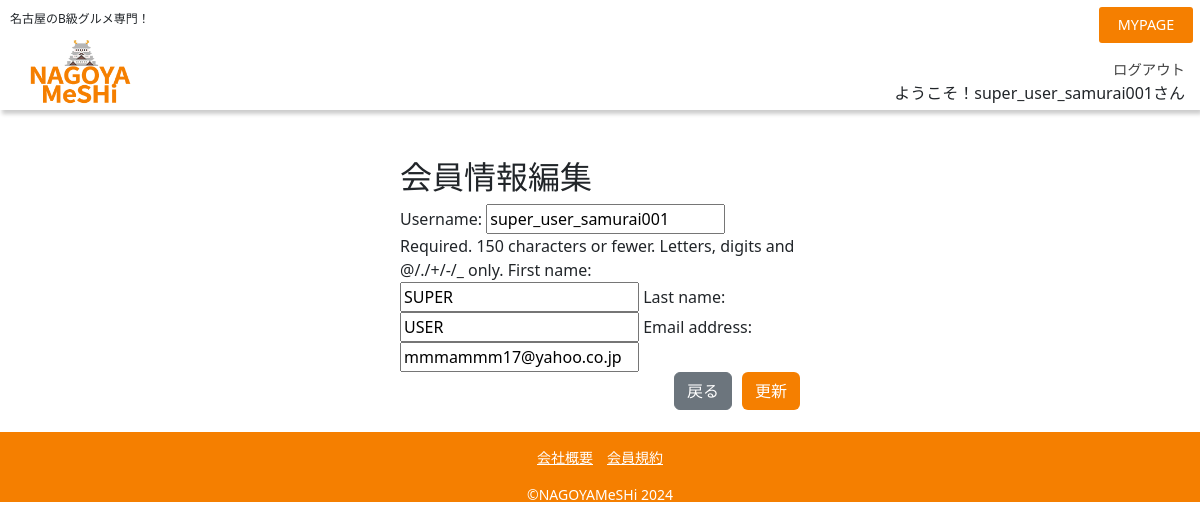
Page /general/user_update/16/ (signed in) on the committed database.
### commondb/models/user.py (models this page shows, shortened)
class User(AbstractUser):
    is_paid_member = models.BooleanField(verbose_name='有料会員', default=False)
    is_manage_member = models.BooleanField(verbose_name='管理者', default=False)
    class Meta:
        verbose_name = 'ユーザー'
        verbose_name_plural = 'ユーザー一覧'

### general/views/user_update_view.py (the view)
# urls.py: path('general/user_update/<int:pk>/', UserUpdateView.as_view(), name="user_update"),
class UserUpdateView(LoginRequiredMixin, UpdateView):
    model = User
    fields = ['username', 'first_name', 'last_name', 'email', ]
    template_name = 'general/user_update.html'

### templates/general/user_update.html (shortened to what this page needs)
{% extends "base.html" %}
{% load bootstrap %}
{% block head %}<link href="https://cdn.jsdelivr.net/npm/bootstrap@5.3.0-alpha3/dist/css/bootstrap.min.css" rel="stylesheet">
{% endblock %}
{% block content %}
<div class="form_container mt-5">
    <h2>会員情報編集</h2>
    <form method="post">
      {{ form|bootstrap }}
      <br>
      <button type="submit" class="btn" style="background-color: #F57F00; color: #FFFFFF; margin-left: 10px;">更新</button>
      <button type="button" class="btn btn-secondary btn-block" onClick="javascript:history.go(-1);">戻る</button>
    </form>
  </div>
{% endblock %}

### templates/base.html (shortened to what this page needs)
{% load static %}
<!DOCTYPE html>
<html lang="ja">
<head>
    <link rel="stylesheet" href="/static/css/stylesheet.css">
    <link rel="stylesheet" href="https://unpkg.com/ress/dist/ress.min.css">
    <link rel="stylesheet" type="text/css" href="https://cdn.jsdelivr.net/npm/slick-carousel@1.8.1/slick/slick.css"/>
    <link rel="stylesheet" type="text/css" href="https://cdn.jsdelivr.net/npm/slick-carousel@1.8.1/slick/slick-theme.css"/>
    {% block head %}{% endblock %}
</head>
<body>
    <header>
        <div class="logo-container">
            <p>名古屋のB級グルメ専門！</p>
            <h1><a href="{% url 'top' %}"><img src="/static/general/images/logo.png" alt="ロゴ"></a></h1>
        </div>
        {% if request.user.is_authenticated %}
        <nav>
            <a class="header_btn" href="{% url 'mypage' pk=user.id %}">MYPAGE</a>
            <a class="logout_link" href="{% url 'logout' %}">ログアウト</a>
            <p>
                ようこそ！{{user.get_username}}さん
            </p>
        </nav>
        {% endif%}
    </header>
    {% block content %}{% endblock %}
    <footer>
        <nav>
            <p><a href="{% url 'company' pk=1 %}" >会社概要</a><a href="{% url 'reguration' %}" >会員規約</a></p>
            <p>&copy;NAGOYAMeSHi 2024</p>
        </nav>
    </footer>
</body>
</html>

### static/css/stylesheet.css (style rules this page uses)
body { font-family: 'Hiragino Sans','Yu Gothic','Arial Narrow', Arial, sans-serif; }
h2 { font-size: 1rem; color: #F57F00; margin-bottom: 5px; font-weight: 600; }
a { color: #444444; text-decoration: none; }
.form_container { width: 80%; max-width: 350px; margin: 30px auto; }
.form_container button { float: right; margin-bottom: 30px; }
header { display: flex; flex-direction: row; justify-content: space-between; align-items: flex-end; width: 100%; box-shadow: 2px 4px 4px rgba(0, 0, 0, 0.2); }
.logo-container { display: flex; flex-direction: column; align-items: center; padding-left: 5px; padding-top: 5px; font-size: 0.8em; height: 110px; max-width: 100%; max-height: 100%; }
.logo-container > p { display: inline; margin: 0; padding: 5px; font-size: 12px; text-wrap: nowrap; }
.logo-container > h1 > a > img { height: 80px; }
header nav { padding-right: 15px; text-align: right; }
header nav > a { text-decoration: none; font-size: 0.9em; color: #444444; padding: 0; }
header nav p { margin-bottom: 5px; }
.header_btn { position: absolute; top: 7px; right: 7px; background-color: #F57F00; color: #FFF; padding: 0.5em 1.3em; border-radius: 3px; }
input::placeholder { font-size: 0.7em; }
footer { background-color: #F57F00; width: 100%; height: 70px; margin-top: 60px; }
footer > nav { text-align: center; font-size: 14px; padding-top: 15px; }
footer p { color: #FFF; }
footer a { text-decoration: underline; color: #FFF; padding-left: 7px; padding-right: 7px; }
.form_container { max-width: 400px; margin: auto; }

### rows in the picture
User: get_username "super_user_samurai001", username "super_user_samurai001", first_name "SUPER", last_name "USER", email "mmmammm17@yahoo.co.jp"
